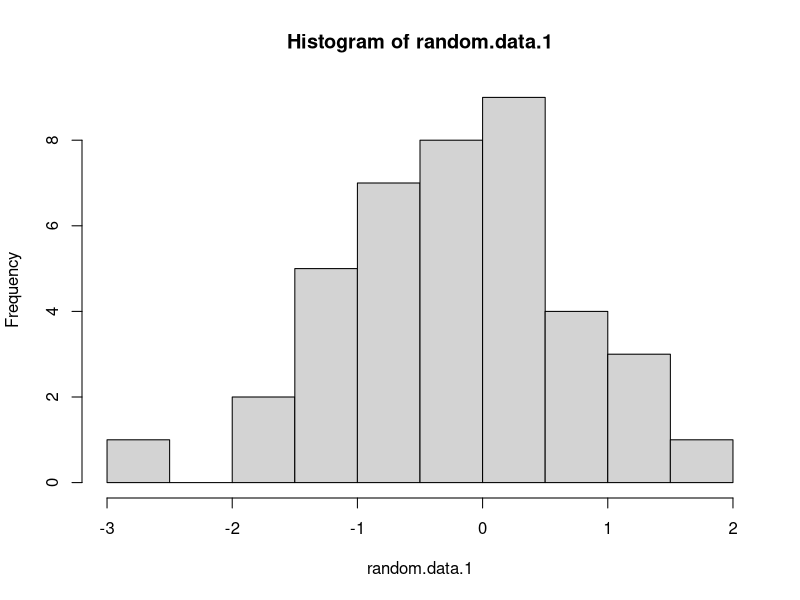
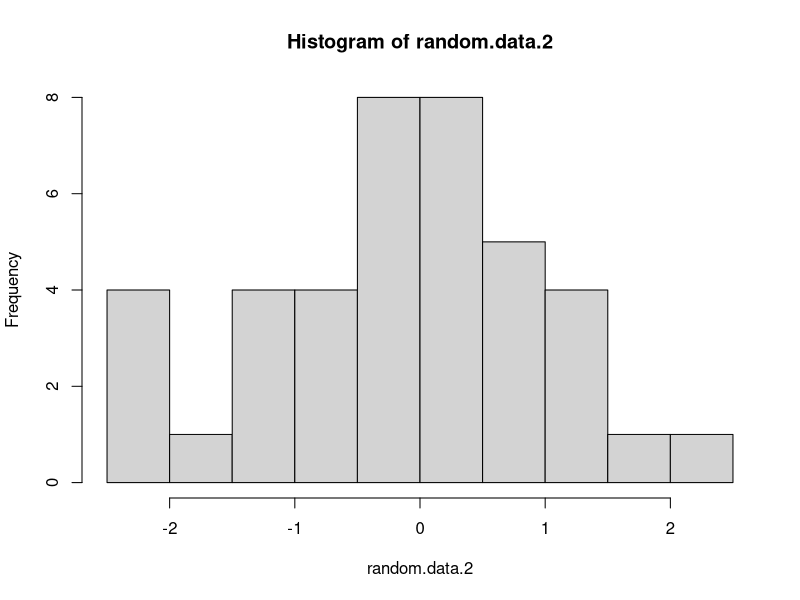
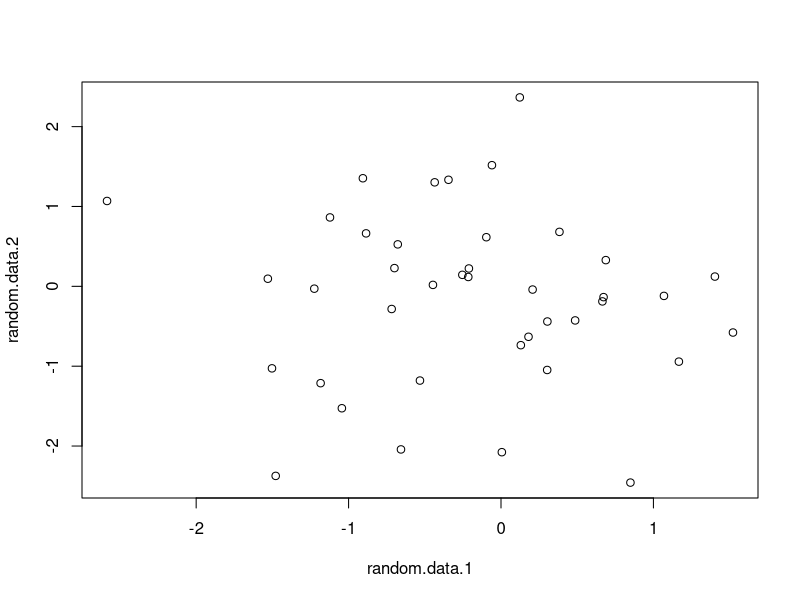
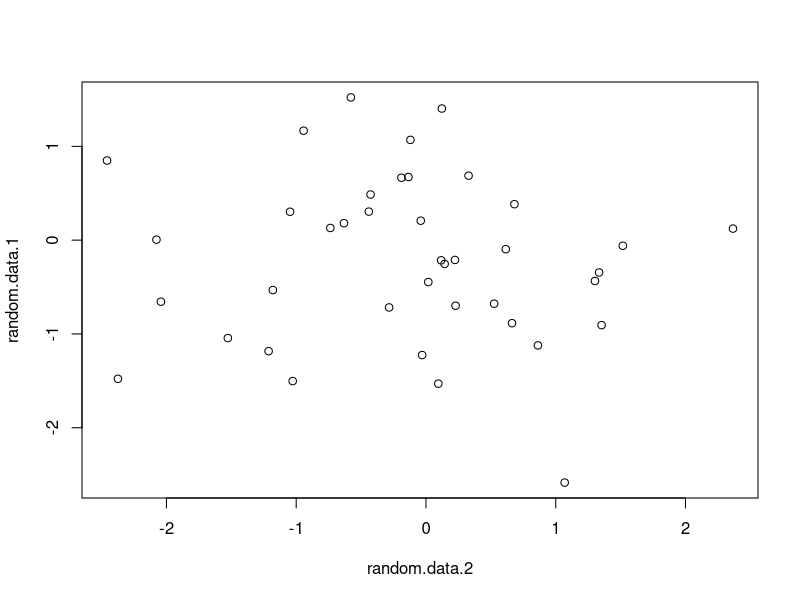
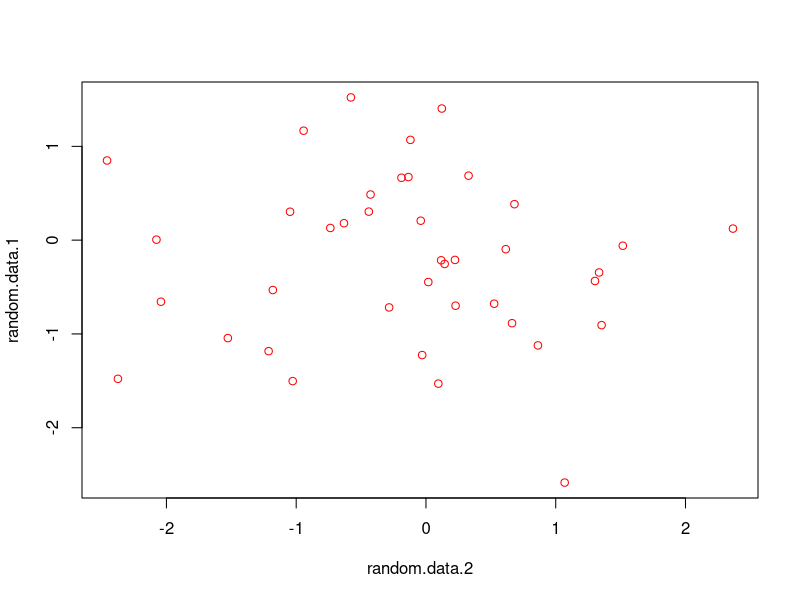
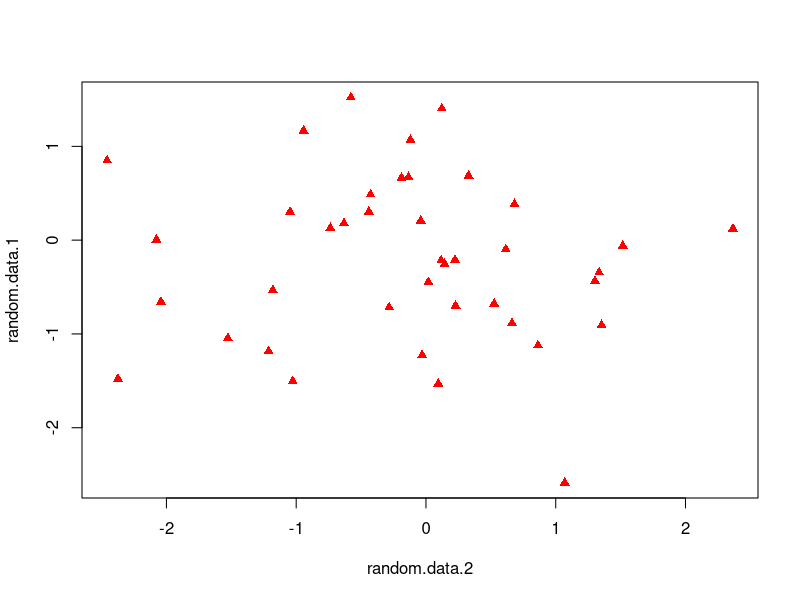
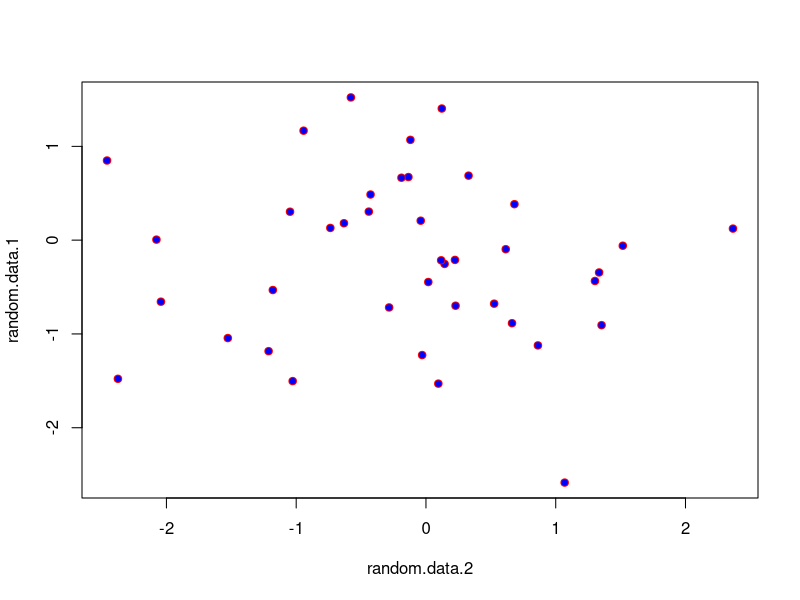
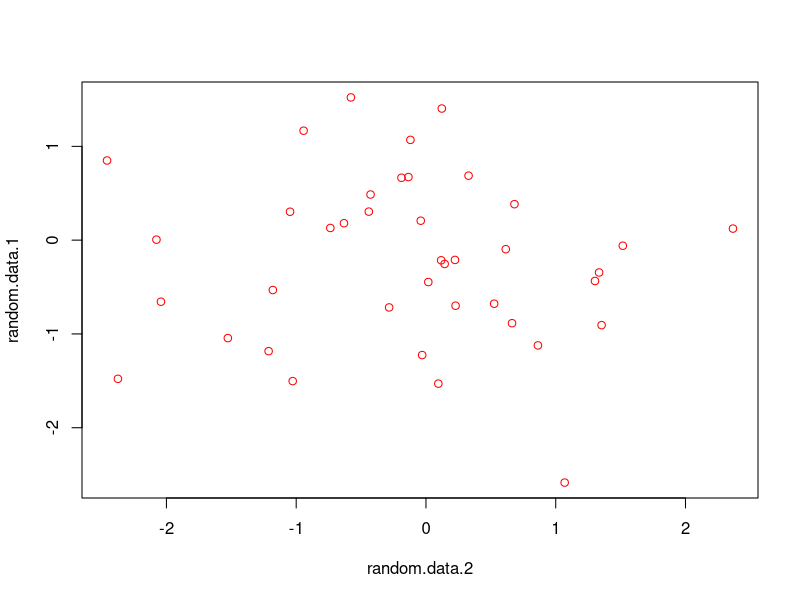

Reproduce these figures in R, in order. (Note: this script raises an error after producing the figures.)
##BIOL709B
#Class 1 notes
#Nate Swenson - swenson@umd.edu
#31-aug-2017


##working.directories
################################
#find out what your working directory is
getwd()

#set your working directory or use drop down
setwd("/Users/ngswenson/GitHub")

#see change
getwd()

#list all files in working directory
list.files(getwd())

list.files()

################################
## some very simple calculations
################################
#addition
15+2

#subtraction
15-2

#multiplication
15*2

#division
15/2


################################
## HELP ME!!!!
################################
??PCA

?princomp


################################
## Create an object
################################
#make an object called tot.rain and assign it a value of 50.2
tot.rain = 50.2

#add a value to tot.rain
tot.rain+22.1
tot.rain.new = tot.rain+22.1
tot.rain.new

#case matters
#Tot.rain+22.1

#make a new rainfall object
tot.rain.2 = 22.1

#different way of assigning <- instead of =
tot.rain.2 <- 22.1
tot.rain.2

#== is not assignment. More like asking is it equal to
tot.rain.2 == 22.1
tot.rain.2 == 22.2

#ask if it is NOT (!) equal to
tot.rain.2 != 22.2

#add objects
tot.rain + tot.rain.2 

#concatenate components of objects
all.rain.data = c(tot.rain, tot.rain.2)

#lets generate 40 random numbers from a normal distribution with an expected mean of 0 and sd of 1
random.data.1 = rnorm(40, mean = 0, sd = 1)

random.data.1

# a second random dataset
random.data.2 = rnorm(40, mean = 0, sd = 1)

#how many values in this vector object
length(random.data.1)

#list all objects currently in workspace
ls()

################################
## Basic plotting 
################################
#plot a histogram of the data
hist(random.data.1)

#plot a histogram of the data
hist(random.data.2)

#a bivariate plot with data.1 on x and data.2 on y
plot(random.data.1, random.data.2)

#a bivariate plot, but this time using a model call where data.1 is regressed (~) onto data.2
plot(random.data.1 ~ random.data.2)

#color outlines of the symbols red
plot(random.data.1 ~ random.data.2, col="red")

#change pch to change symbol
plot(random.data.1 ~ random.data.2, col="red", pch =17)

#change pch here to fill in symbol with a background of blue
plot(random.data.1 ~ random.data.2, col="red", pch =21, bg="blue")

#original with red outline
plot(random.data.1 ~ random.data.2, col="red")

#plot data with blue background and x and y labels (xlab and ylab)
plot(random.data.1 ~ random.data.2, col="red", pch =21, bg="blue", xlab="rainfall", ylab="temperature")


################################
## Reading in txt or csv files
################################
setwd("/Users/ngswenson/GitHub/Swenson709Bfall2017/Homework.1")
#read in example csv file using read.table command
my.prod.dat = read.table("my.prod.data.csv",sep=",",header=T)

#read in example csv file using read.csv command
my.prod.dat.alt = read.csv("my.prod.data.csv")

#read in example csv txt using read.table command
my.prod.dat.txt =read.table("my.prod.data.txt",sep="\t",header=T)


################################
## Writing out files as txt or csv
################################
#write out tables using write.table command, but using different delimitors (sep's)
write.table(my.prod.dat,"my.prod.new.data.csv",sep=",",row.names=F,col.names=T,quote=F)
write.table(my.prod.dat,"my.prod.new.data.txt",sep="\t",row.names=F,col.names=T,quote=F)

################################
## LOOK AT THE DATA!!!!
################################
#look at first 6 values of object
head(my.prod.dat)

#how many rows does it have?
nrow(my.prod.dat)

#how many columns does it have?
ncol(my.prod.dat)

#what are the dimensions of the object (nrows, ncols, depth?)
dim(my.prod.dat)

#look at just one column. here column 2
my.prod.dat[,2]

#look at just one row. here row 3
my.prod.dat[3,]

#call out only rows where the continent is "Asia"
my.prod.dat[my.prod.dat$continent=="Asia",]

#call out only rows where the continent is "Europe"
my.prod.dat[my.prod.dat$continent=="Europe",]

#call out only rows where the continent is "Asia" using subset
subset(my.prod.dat, my.prod.dat$continent=="Asia")

#call out only rows where the continent is "forest" using subset
subset(my.prod.dat, my.prod.dat$site == "forest")

#look at the structure of an object
str(my.prod.dat)

#calculate the sum of the values in column 2
sum(my.prod.dat[,2])

#calculate the mean of the values in column 2
mean(my.prod.dat[,2])

#calculate the sd and var of the values in column 2
sd(my.prod.dat[,2])
var(my.prod.dat[,2])

#plot a boxplot of data logging column 2
boxplot(log(my.prod.dat[,2])~my.prod.dat[,1])

#plot a biplot of data logging column 2
plot(my.prod.dat[,3]~log(my.prod.dat[,2]))

#plot a biplot of data logging column 2 while coloring points based on column 4
plot(my.prod.dat[,3]~log(my.prod.dat[,2]),pch=21,bg=my.prod.dat[,4])

#tell R you are going to make a image with 3 plots where there is 1 row and 3 columns
par(mfrow = c(1,3))

#replot all 3 types of plots
boxplot(log(my.prod.dat[,2])~my.prod.dat[,1])
plot(my.prod.dat[,3]~log(my.prod.dat[,2]))
plot(my.prod.dat[,3]~log(my.prod.dat[,2]),pch=21,bg=my.prod.dat[,4])

################################
## Make some data
################################
#This is how I madee the original fake dataset. I made a data.frame
my.next.prod.dat = data.frame(site = c("swamp","swamp","forest","forest","desert","desert","grassland","grassland"), sp.rich = c(10,5,1000,500,2,5,10,25), productivity = c(0.25,.11,1.99,1.5, 0.11,.05, 1.25,1.00), continent=c("Asia","Europe","Asia","Europe","Asia","Europe","Asia","Europe"))

#Make a vector with a series of 7 numbers from 1 to 7
series.mat = c(1:7)

#make an empty vector of NA's with 6 of them using the repete (rep()) function
empty.vec = rep(NA,6)

#make a matrix with 12 values in 3 rows from 1 to 12
matrix(1:12,nrow=3)

#transpose a matrix
transposed.mat = t(matrix(1:12,nrow=3))

#calculate the sum of each row
rowSums(transposed.mat)

#calculate the sum of each column
colSums(transposed.mat) 


################################
## Basic analyses
################################
#perform a simple linear regression model regressing productivity onto species richness
lm(my.prod.dat$productivity ~ log(my.prod.dat$sp.rich))

#get summary info from this model by wrapping the original code in summary()
summary(lm(my.prod.dat$productivity ~ log(my.prod.dat$sp.rich)))

#assign output
mod.output = summary(lm(my.prod.dat$productivity ~ log(my.prod.dat$sp.rich)))

#run some anovas
summary(aov(my.prod.dat$productivity ~ my.prod.dat$continent))
summary(aov(my.prod.dat$productivity ~ my.prod.dat$site))

#do a posthoc pairwise comparison analysis using TukeyHSD
TukeyHSD(aov(my.prod.dat$productivity ~ my.prod.dat$site))

#again, how to subset data, but choosing appropriate rows in only a single column (productivity)
my.prod.dat
my.prod.dat[my.prod.dat$continent=="Asia","productivity"]
my.prod.dat[my.prod.dat$continent=="Europe","productivity"]

#run a t.test on productivity in Asia vs Europe
t.test(my.prod.dat[my.prod.dat$continent=="Asia","productivity"],my.prod.dat[my.prod.dat$continent=="Europe","productivity"])


################################
## Write some loops
################################

#look at the empty vector we made
empty.vec

for(i in 1:3){ print(date())
	empty.vec[i] = i+1
}

#what changed and why
empty.vec



################################
## Write a function
################################
#let's make a simple function. Here the function will take an input, add a value of 10 to whatever is given and then return the new value
my.func = function(x){
	my.output = x+10
	return(my.output)
}

#for a single input
my.func(12)

#for a vector of values
my.func(c(1:12))










for(i in 1:3){ 
	print(my.func(i))
}



